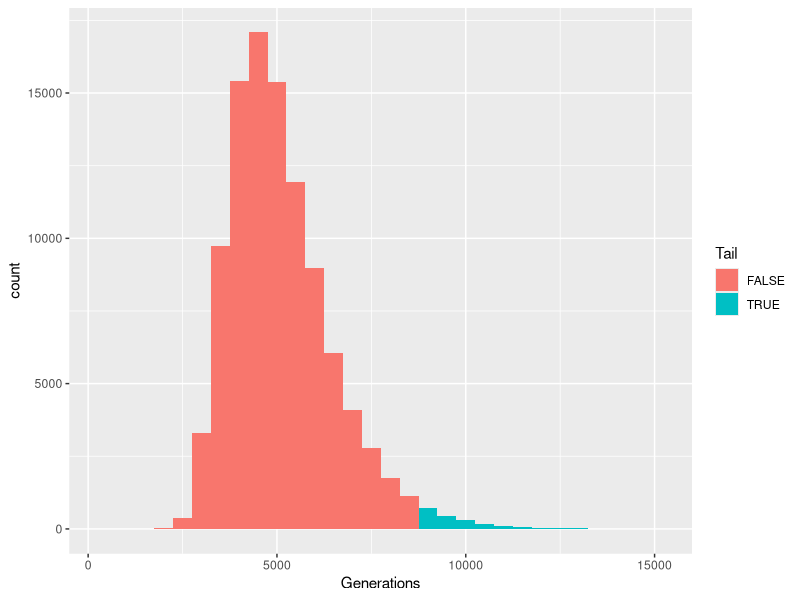

Generate this figure with R:
##  bpopsim_time_null_analysis.R by Rohan Maddamsetti
##  Input: sorted_cat_longest_sweep_time.tab.


## calculate.p.value(input.data.frame, y)
## Input: the data from the csv file as a dataframe, and a threshold generation y.
## Output: the p-value of a sweep time as extreme as y.
## In the end, Y should come from the Veracode data (Y=9000)
calculate.p.value <- function(the.data, y=9000) {

  ## For each Generation, make a logical vector of Generations > y. Add the trues together,
  ## and divide by the number of replicates (the length) to get the p-value.
  ## Produce a vector as long as a column in the data frame.

  p.val <- sum(sapply(the.data$Generations, function (x) ifelse(x>=y, 1, 0)))/length(the.data$Generations)
  return(p.val)
}

## Function 2: plot the distribution of Generations, and color in the
## p-value tail of the distribution, given a Y.
plot.null.distribution <- function(the.data, y=9000) {

  library(ggplot2)
  
  the.data$Tail <- sapply(the.data$Generations, function (gen) ifelse(gen>=y, TRUE, FALSE))

  this.plot <- ggplot(the.data, aes(x=Generations, fill=Tail)) + geom_histogram(binwidth=500)
  plot.filename = "/Users/Rohandinho/Desktop/bpopsim_sweeptime_null.pdf"
  ggsave(plot.filename)
}

## This is where the analysis runs.

data <- read.csv("input/sorted_cat_longest_sweep_time.tab", header=FALSE)
names(data) <- c("Transfers")
data$Generations <- sapply(data$Transfers, function (x) return(x*6.6666667))

calculate.p.value(data)
plot.null.distribution(data)
